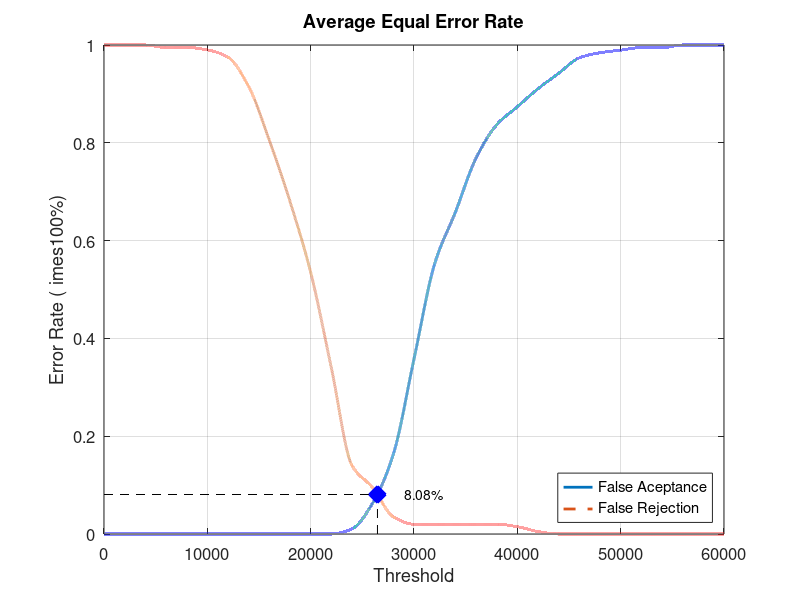
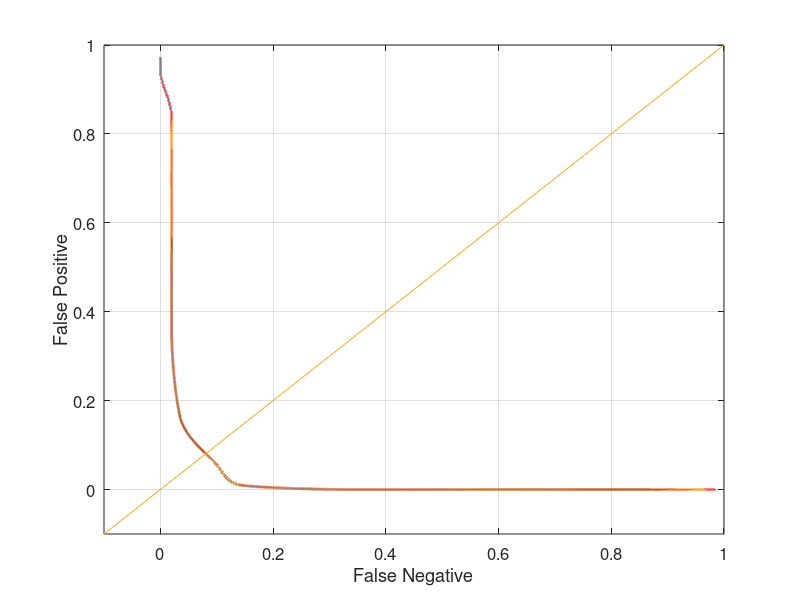

Write MATLAB code to recreate these figures, in order.
close all;
clear;
clc;
x = 0:2000:60000;
xq = 0:0.5:60000;

y0 = [0 0 0 0 0 0 0 0 0 0 0 0 0.0105263 0.0631579 0.163158 0.357895 0.552632 0.657895 0.768421 0.836842 0.873684 0.910526 0.942105 0.973684 0.984211 0.989474 0.994737 0.994737 1 1 1]
yy0 = interp1(x, y0, xq, 'pchip');
y1 = [1 1 1 0.995 0.995 0.99 0.975 0.915 0.805 0.68 0.535 0.34 0.14 0.095 0.035 0.02 0.02 0.02 0.02 0.02 0.015 0.005 0 0 0 0 0 0 0 0 0]
yy1 = interp1(x, y1, xq, 'pchip');

% Calculating EER: 
y2 = abs(y0 - y1);
find(y2 == min(y2))
yy2 = abs(yy0 - yy1);
xEER = find(yy2 == min(yy2));
xEERIndex = xq(xEER) % X-axis EER
yEER = yy0(xEER) % Y-axis EER

main = figure
plot(xq, yy0,'-','LineWidth', 2);	hold on
plot(xq, yy1,'--','LineWidth', 2);	hold on
plot([xEERIndex xEERIndex], [0 yEER], 'k--');	hold on
plot([0 xEERIndex], [yEER yEER], 'k--');	hold on
plot(xEERIndex, yEER, 'bx', 'LineWidth', 10);	hold on
text(xEERIndex + 10 * xEERIndex / 100, yEER, [num2str(round((10000 * yEER)) / 100) '%'])
legend('False Aceptance', 'False Rejection', 'Location', 'SouthEast')
xlabel('Threshold')
ylabel('Error Rate (	imes100%)')
title('Average Equal Error Rate')
set(gca, 'FontSize', 12)
axis([0 60000 0 1])
grid on

print(main, 'Database5_2Main', '-dpng');
FNRxFPR = figure('Color', [1 1 1]);
plot(yy1, yy0, '-', yy1, yy0, 'LineWidth', 2);
hold on
y = -0.1:0.1:1
plot(y, y); 
set(gca, 'FontSize', 12)
xlabel('False Negative')
ylabel('False Positive')
axis([-0.1 1 -0.1 1])
set(gca, 'FontSize', 12)
grid on

print(FNRxFPR, 'Database5_2FNRxFPR','-dpng');
